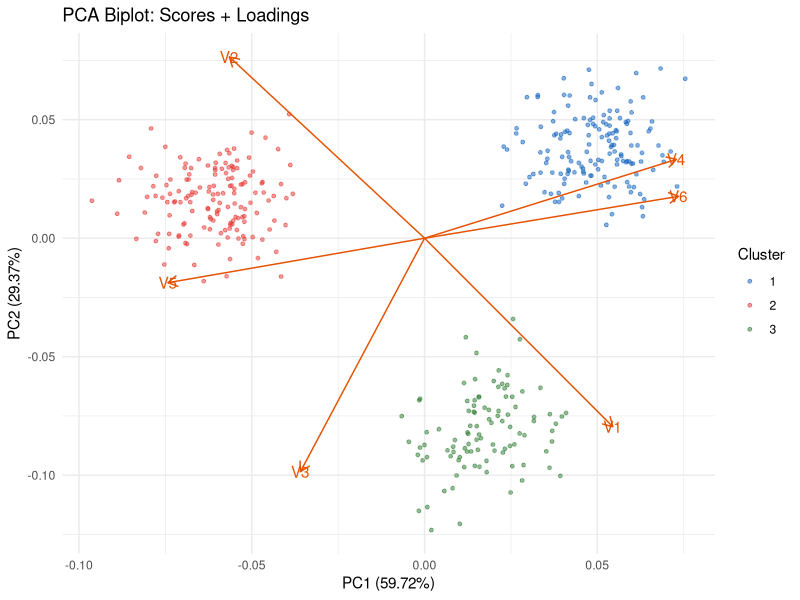
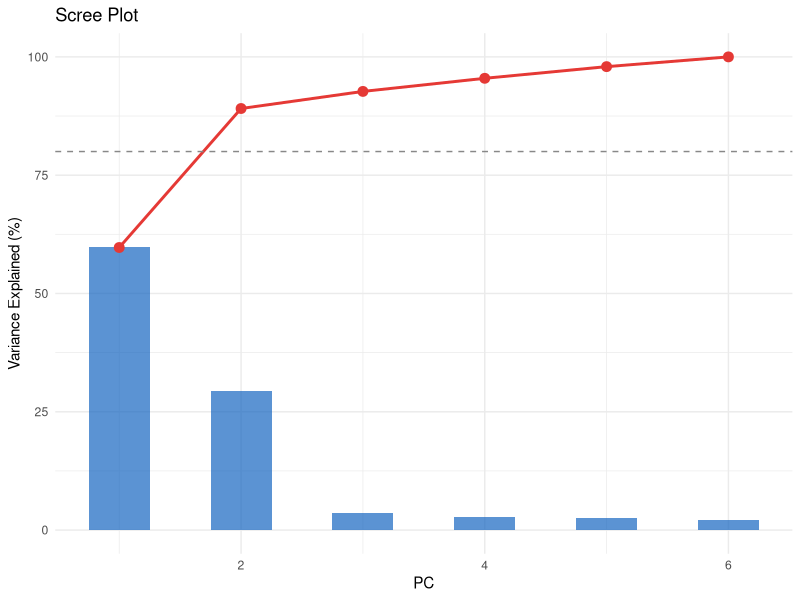
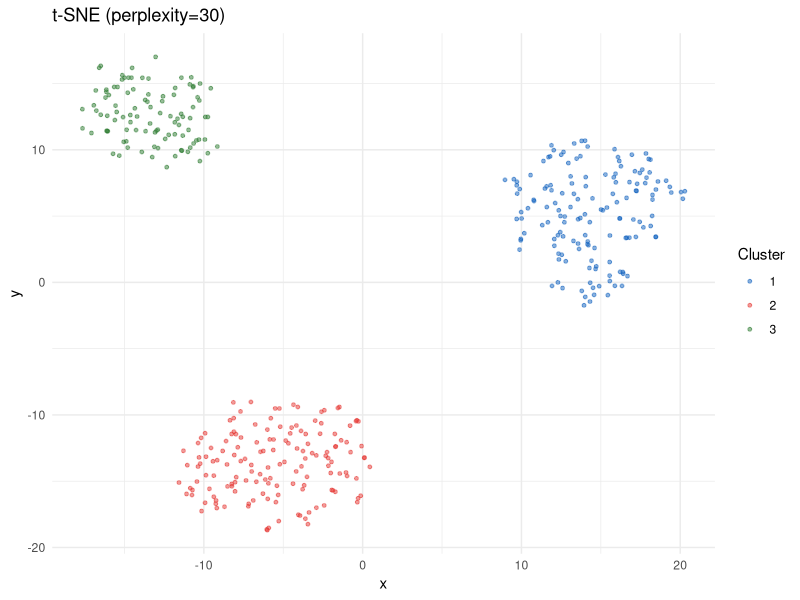
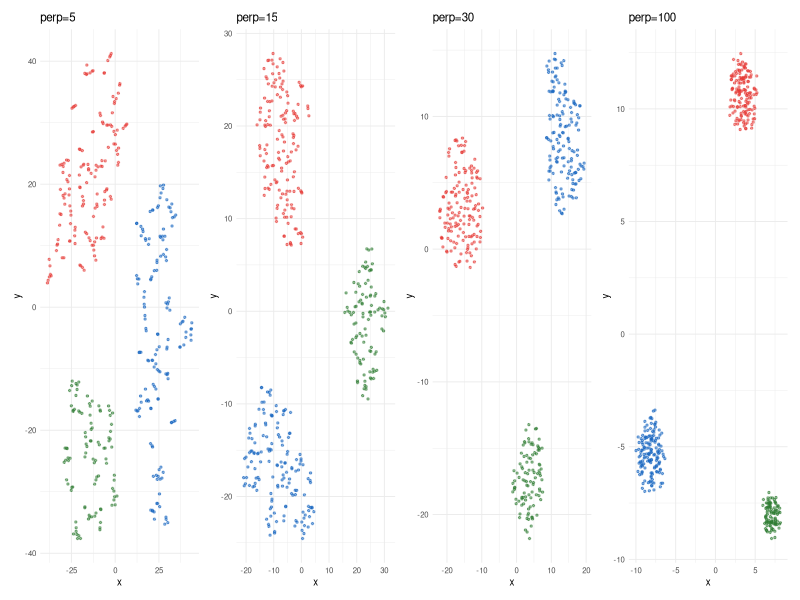

Source code (R) for these figures, in order:
# ============================================================
# Workshop 5 — Module 3: Dimensionality Reduction Visualization
# Integrated R Script — UNYT Tirana
# ============================================================
library(tidyverse); library(ggfortify); dir.create("output",showWarnings=FALSE)
set.seed(42)
# Simulated 6D 3-cluster data
c1 <- MASS::mvrnorm(150, mu=c(5,5,2,8,3,6), Sigma=diag(6)*0.8)
c2 <- MASS::mvrnorm(150, mu=c(2,8,5,3,7,2), Sigma=diag(6)*0.8)
c3 <- MASS::mvrnorm(100, mu=c(8,2,7,5,5,4), Sigma=diag(6)*0.8)
X <- rbind(c1,c2,c3); colnames(X) <- paste0("V",1:6)
labels <- factor(c(rep(1,150),rep(2,150),rep(3,100)))
df <- as_tibble(X) |> mutate(Cluster=labels)

# 1. PCA BIPLOT
pca <- prcomp(df |> select(V1:V6), scale.=TRUE)
p_biplot <- autoplot(pca, data=df, colour="Cluster", loadings=TRUE, loadings.label=TRUE,
  loadings.colour="#E65100", loadings.label.colour="#E65100", alpha=0.5, size=1) +
  scale_color_manual(values=c("1"="#1565C0","2"="#E53935","3"="#2E7D32")) +
  theme_minimal() + labs(title="PCA Biplot: Scores + Loadings")
ggsave("output/pca_biplot.png",p_biplot,width=7,height=6,dpi=300)

# 2. SCREE PLOT
var_exp <- summary(pca)$importance[2,]*100; cum_var <- cumsum(var_exp)
p_scree <- tibble(PC=1:6,var=var_exp,cum=cum_var) |>
  ggplot(aes(x=PC)) +
  geom_col(aes(y=var),fill="#1565C0",width=0.5,alpha=0.7) +
  geom_line(aes(y=cum),color="#E53935",linewidth=1) +
  geom_point(aes(y=cum),color="#E53935",size=3) +
  geom_hline(yintercept=80,linetype="dashed",color="#888") +
  theme_minimal() + labs(title="Scree Plot",y="Variance Explained (%)")
ggsave("output/scree.png",p_scree,width=6,height=4,dpi=300)

# 3. t-SNE
library(Rtsne)
tsne <- Rtsne(scale(X), dims=2, perplexity=30, check_duplicates=FALSE)
p_tsne <- tibble(x=tsne$Y[,1],y=tsne$Y[,2],Cluster=labels) |>
  ggplot(aes(x,y,color=Cluster)) + geom_point(alpha=0.5,size=1) +
  scale_color_manual(values=c("1"="#1565C0","2"="#E53935","3"="#2E7D32")) +
  theme_minimal() + labs(title="t-SNE (perplexity=30)")
ggsave("output/tsne.png",p_tsne,width=6,height=5,dpi=300)

# 4. PERPLEXITY COMPARISON
library(patchwork)
perps <- c(5,15,30,100)
tsne_plots <- map(perps, ~{
  t <- Rtsne(scale(X),dims=2,perplexity=.x,check_duplicates=FALSE)
  tibble(x=t$Y[,1],y=t$Y[,2],Cluster=labels) |>
    ggplot(aes(x,y,color=Cluster)) + geom_point(alpha=0.5,size=0.5) +
    scale_color_manual(values=c("1"="#1565C0","2"="#E53935","3"="#2E7D32")) +
    theme_minimal(base_size=7) + theme(legend.position="none") +
    labs(title=paste0("perp=",.x))
})
ggsave("output/tsne_perplexity.png",wrap_plots(tsne_plots,nrow=1),width=14,height=3.5,dpi=300)

cat("\n── All W05-M03 R plots saved ──\n")
